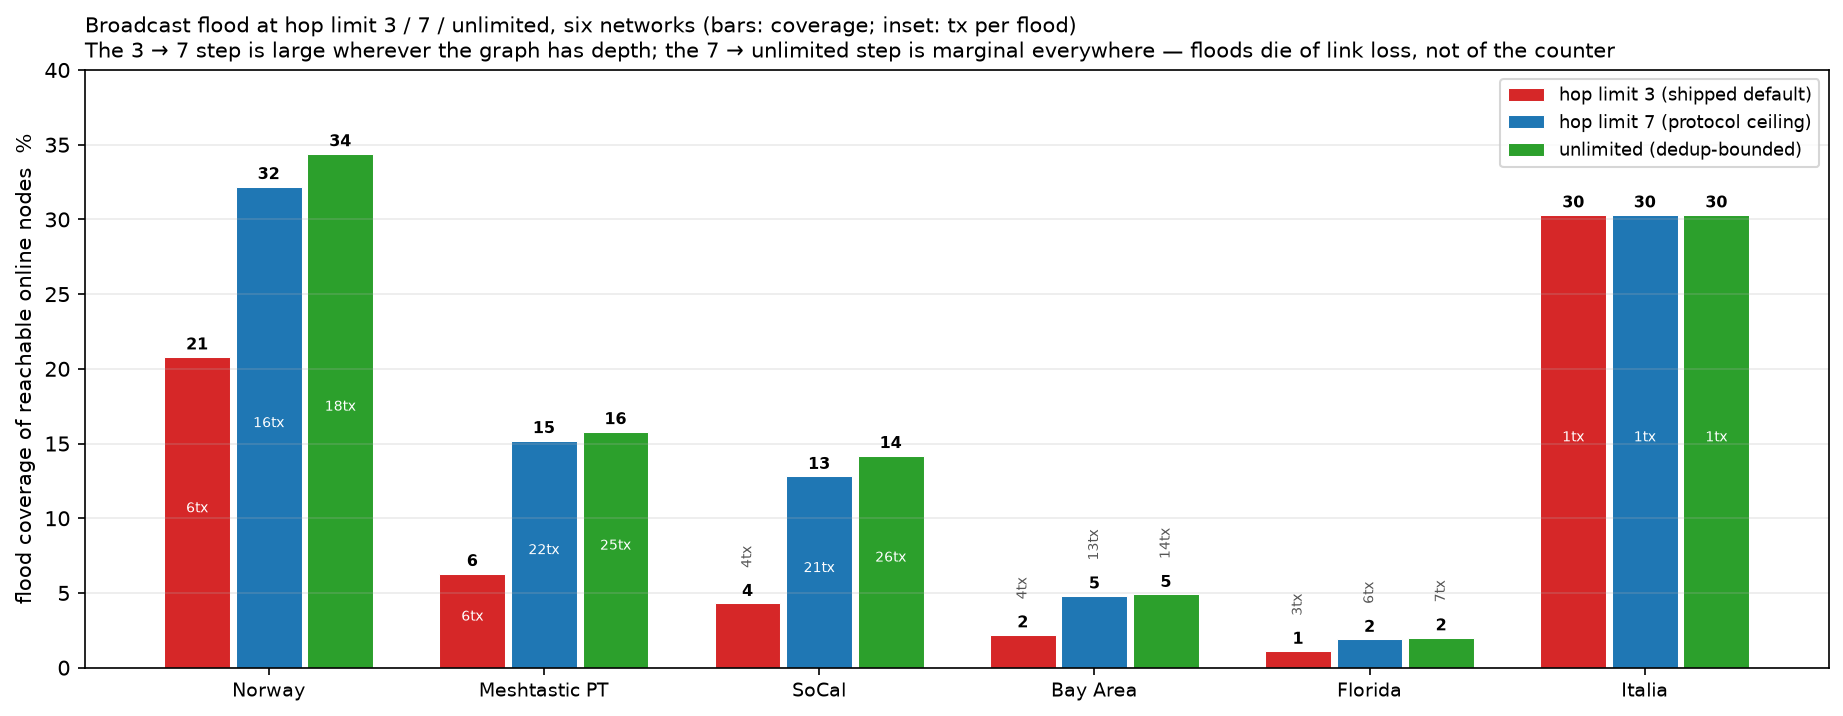

Write the Python code that produced this figure.
"""Figure: broadcast flood coverage and cost at hop limit 3 / 7 / unlimited,
all six networks (numbers from experiment_hoplimit_multinet.py)."""
import matplotlib
matplotlib.use("Agg")
import matplotlib.pyplot as plt

NETS = ["Norway", "Meshtastic PT", "SoCal", "Bay Area", "Florida", "Italia"]
# (coverage of reachable %, tx/flood) per hop limit
DATA = {
    3:        [(20.8, 6.5), (6.3, 5.6), (4.3, 4.3), (2.2, 3.9), (1.1, 2.9), (30.3, 1.2)],
    7:        [(32.2, 16.3), (15.2, 22.4), (12.8, 21.0), (4.8, 12.9), (1.9, 6.1), (30.3, 1.2)],
    "unlim":  [(34.4, 18.1), (15.8, 25.3), (14.2, 26.3), (4.9, 14.3), (2.0, 6.8), (30.3, 1.2)],
}
COLORS = {3: "#d62728", 7: "#1f77b4", "unlim": "#2ca02c"}
LABELS = {3: "hop limit 3 (shipped default)", 7: "hop limit 7 (protocol ceiling)",
          "unlim": "unlimited (dedup-bounded)"}

fig, ax = plt.subplots(figsize=(12.4, 4.9))
width = 0.26
for i, hl in enumerate((3, 7, "unlim")):
    xs = [ni + (i - 1) * width for ni in range(len(NETS))]
    ys = [v[0] for v in DATA[hl]]
    txs = [v[1] for v in DATA[hl]]
    ax.bar(xs, ys, width * 0.92, color=COLORS[hl], edgecolor="white", lw=0.5,
           label=LABELS[hl])
    for x, y, t in zip(xs, ys, txs):
        ax.text(x, y + 0.5, f"{y:.0f}", ha="center", fontsize=7.8,
                fontweight="bold")
        ax.text(x, y / 2 if y > 5 else y + 2.6, f"{t:.0f}tx", ha="center",
                fontsize=6.8, color="white" if y > 5 else "#555",
                rotation=90 if y <= 5 else 0)

ax.set_xticks(range(len(NETS)))
ax.set_xticklabels(NETS, fontsize=9)
ax.set_ylabel("flood coverage of reachable online nodes  %")
ax.set_ylim(0, 40)
ax.grid(alpha=0.25, axis="y")
ax.legend(fontsize=8.8, loc="upper right")
ax.set_title("Broadcast flood at hop limit 3 / 7 / unlimited, six networks (bars: coverage; inset: tx per flood)\n"
             "The 3 \u2192 7 step is large wherever the graph has depth; the 7 \u2192 unlimited step is marginal everywhere \u2014 "
             "floods die of link loss, not of the counter",
             fontsize=10, loc="left")

fig.tight_layout()
fig.savefig("fig_hoplimit.png", dpi=150, bbox_inches="tight")
print("wrote fig_hoplimit.png")
